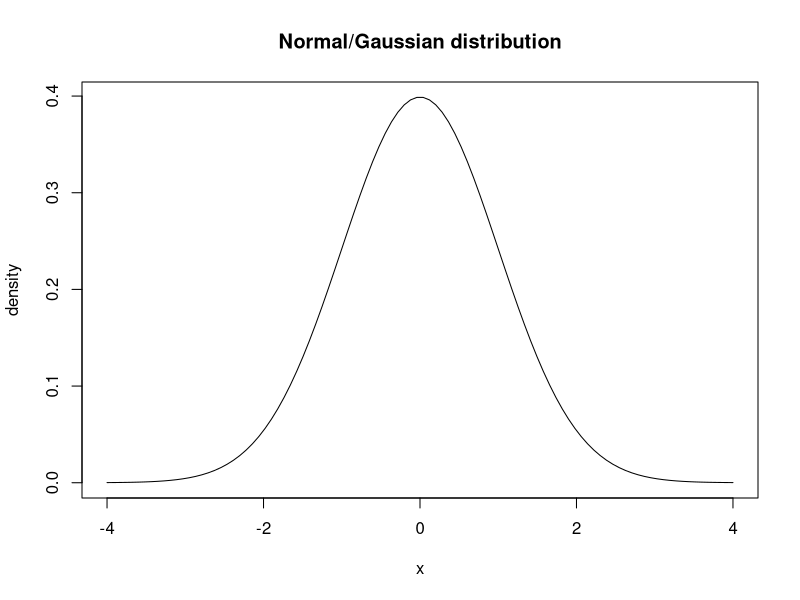
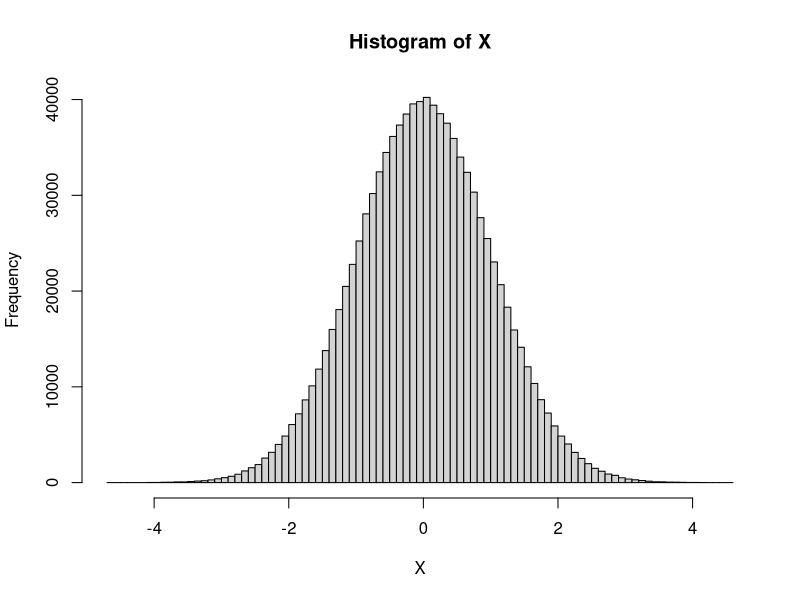
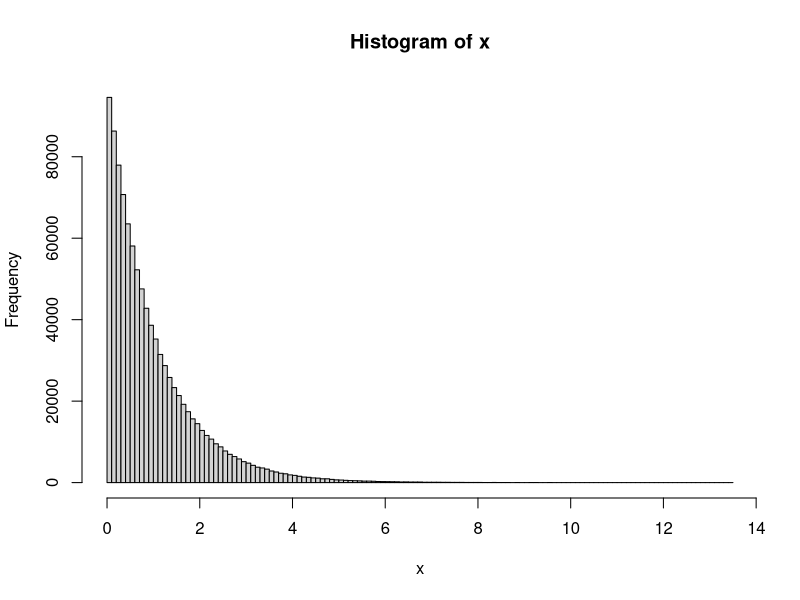

Write R code to recreate these figures, in order.
## ---- chunk 1
library(purrr)
rbernoulli(1, p=.5) # the 1 indicates that we are only sampling 1 bernoulli random variable. 
rbernoulli(1, p=.5)
rbernoulli(1, p=.5)
rbernoulli(1, p=.5)
## ---- chunk 2
p_vaccine = .001
p_placebo = .01
rbinom(1, size = 20100, p = p_vaccine) # the 1 indicates that we are only sampling 1 binomial random variable. 

# if we repeat the experiment, we get different results:
rbinom(1, 20100, p_vaccine); rbinom(1, 20100, p_vaccine); rbinom(1, 20100, p_vaccine); rbinom(1, 20100, p_vaccine)

rbinom(1, 20000, p_placebo); rbinom(1, 20000, p_placebo); rbinom(1, 20000, p_placebo); rbinom(1, 20000, p_placebo)

## ---- chunk 3
p = .0001
rgeom(1,p); rgeom(1,p); rgeom(1,p); rgeom(1,p)
## ---- chunk 4
rpois(1,5); rpois(1,5); rpois(1,5); rpois(1,5)
## ---- chunk 5
rbernoulli(11, p=.5)
rbinom(11, 20100, p_vaccine)
rbinom(11, 20000, p_placebo)
rgeom(11,p)
rpois(11,5)
## ---- chunk 6
xseq = seq(-4,4,len=100) 
plot(xseq,  dnorm(xseq), type="l", xlab = "x", ylab = "density", main = "Normal/Gaussian distribution")
## ---- chunk 7
rnorm(1)
## ---- chunk 8
rnorm(10)
## ---- chunk 9
X = rnorm(10^6)
hist(X, breaks = 100)
## ---- chunk 10
rexp(10)
## ---- chunk 11
x = rexp(10^6)
hist(x, breaks = 100)
